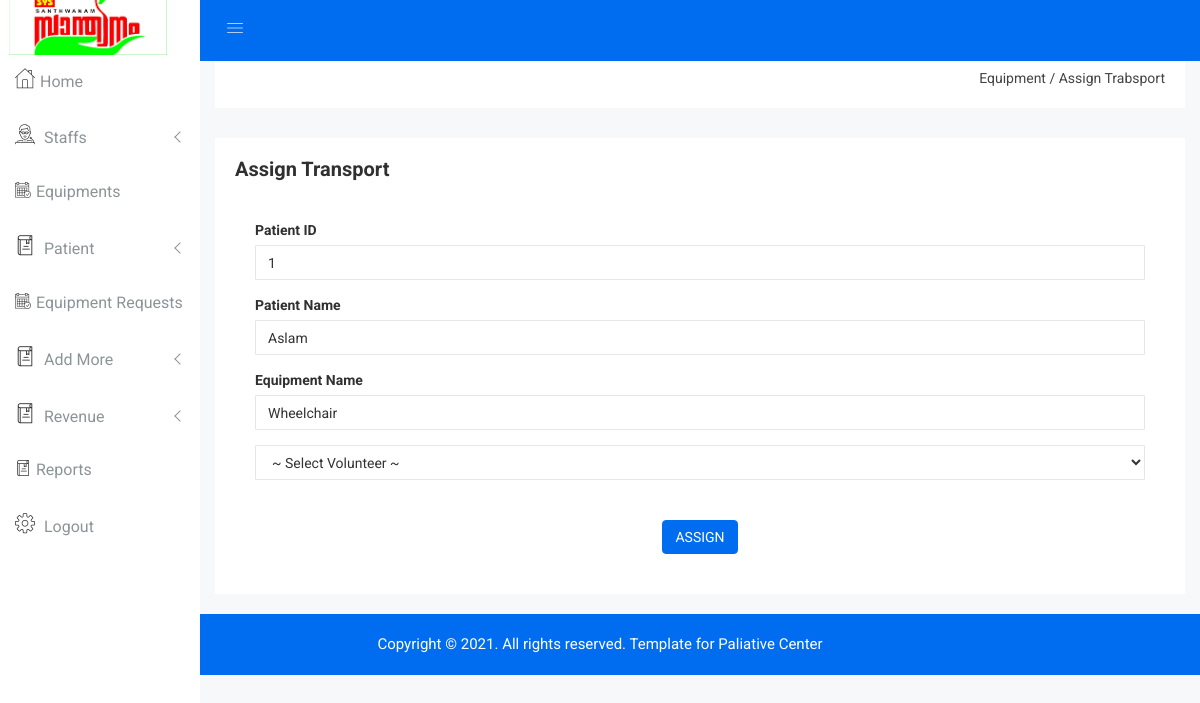
The page /Admin/assign_transport.php?id=3 on the database its author committed.
### tables this page shows
CREATE TABLE `equipment_request` (
  `req_id` int(5) NOT NULL,
  `patient` int(5) NOT NULL,
  `equipment` int(5) NOT NULL,
  `status` varchar(15) NOT NULL
);

CREATE TABLE `patient` (
  `pid` int(5) NOT NULL,
  `pname` varchar(30) NOT NULL,
  `mobile` bigint(12) NOT NULL,
  `dob` date NOT NULL,
  `gender` varchar(10) NOT NULL,
  `place` varchar(25) NOT NULL,
  `panchayath` varchar(25) NOT NULL,
  `ward` int(5) NOT NULL,
  `address` varchar(50) NOT NULL,
  `pincode` int(8) NOT NULL,
  `disease` varchar(30) NOT NULL
);

CREATE TABLE `equipments` (
  `eid` int(5) NOT NULL,
  `e_name` varchar(15) NOT NULL,
  `e_stock` int(10) NOT NULL,
  `e_date` date NOT NULL,
  `image` varchar(250) NOT NULL,
  `description` varchar(100) NOT NULL
);

### Admin/assign_transport.php (the view, shortened to what this page needs)
<?php
include "header.php";
$k=$_GET['id'];
$nm1=mysqli_query($con,"select * from patient inner join equipment_request on patient.pid=equipment_request.patient where equipment_request.req_id='$k' ");
while ($rw4=mysqli_fetch_array($nm1))
{
    $pname=$rw4['pname'];
    $pid=$rw4['pid'];
}
$nm2=mysqli_query($con,"select * from equipments inner join equipment_request on equipments.eid=equipment_request.equipment where equipment_request.req_id='$k' ");
while ($rw5=mysqli_fetch_array($nm2))
{
    $ename=$rw5['e_name'];
}
?>
<div class="breadcome-area">
    <div class="container-fluid">
        <div class="row">
            <div class="col-lg-12 col-md-12 col-sm-12 col-xs-12">
                <div class="breadcome-list single-page-breadcome">
                    <div class="row">
                        <div class="col-lg-6 col-md-6 col-sm-6 col-xs-12">
                        </div>
                        <div class="col-lg-6 col-md-6 col-sm-6 col-xs-12">
                            <ul class="breadcome-menu">
                                <li>Equipment</a> <span class="bread-slash">/</span></li>
                                <li><span class="bread-blod">Assign Trabsport</span></li>
                            </ul>
                        </div>
                    </div>
                </div>
            </div>
        </div>
    </div>
</div>
</div>
<div class="product-status mg-b-15">
    <div class="container-fluid">
        <div class="row">
            <div class="col-lg-12 col-md-12 col-sm-12 col-xs-12">
                <div class="product-status-wrap">
                    <h4>Assign Transport</h4>
                    <div class="asset-inner">
                        <div class="row">
                            <div class="col-lg-12 col-md-12 col-sm-12 col-xs-12">
                                <div class="sparkline13-list">
                                    <form method="post">
                                        <f class="sparkline13-graph">
                                            <div class="datatable-dashv1-list custom-datatable-overright">
                                                <div class="form-group-inner">
                                                    <label>Patient ID</label>
                                                    <input readonly class="form-control" value="<?php echo $pid?>" style="text-transform: capitalize;background-color:transparent;" />
                                                </div>
                                                <div class="form-group-inner">
                                                    <label>Patient Name</label>
                                                    <input readonly class="form-control" value="<?php echo $pname?>" style="text-transform: capitalize;background-color:transparent;" />
                                                </div>
                                                <div class="form-group-inner">
                                                    <label>Equipment Name</label>
                                                    <input readonly class="form-control" value="<?php echo $ename?>" style="text-transform: capitalize;background-color:transparent;" />
                                                </div>
                                                <select name="volunteer"  class="form-control" id="select1">
                                                    <option disabled selected>~ Select Volunteer ~</option>
                                                </select>
                                                <br/>
                                                <br/>
                                                <center><button id="send" type="submit" name="assign" class="btn btn-primary waves-effect waves-light" style="text-transform: uppercase">ASSIGN</button></center>
                                            </div>
                                    </form>
                                </div>
                            </div>
                        </div>
                    </div>
                </div>
            </div>
        </div>
    </div>
</div>
</div>
<?php
include "footer.php";
?>
</body>
</html>

### Admin/css/main.css (style rules this page uses)
html { color: #222; font-size: 1em; line-height: 1.4; }

### rows shown on the page
equipment_request: patient.pid "1", patient.pname "aslam", equipment.e_name "wheelchair"
